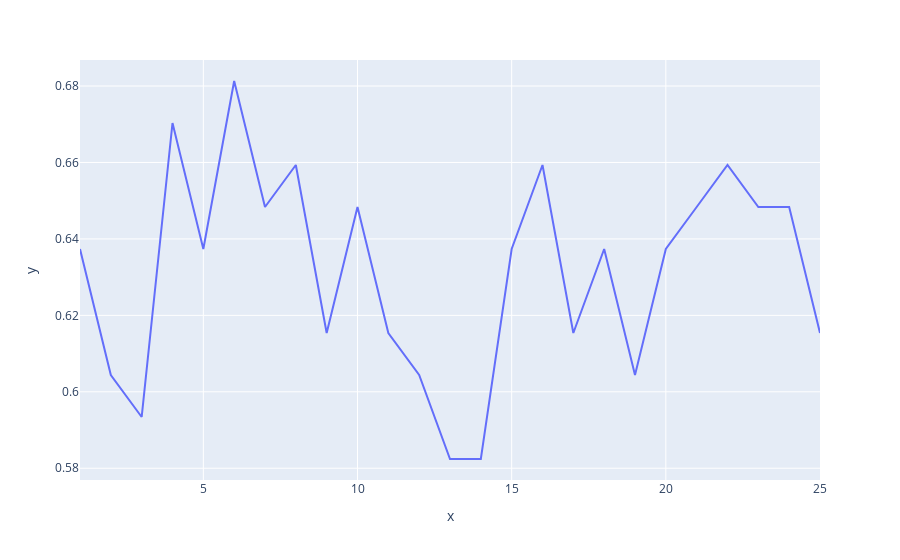

The cell this chart's notebook holds for it:
### Code cell
px.line(x=k_range,y=scores_list)

### Figure 1 — Plotly figure (JSON) as saved in the notebook; plotly's stock layout.template omitted (floating-point values rounded to 4 significant figures)
{"data": [{"hovertemplate": "x=%{x}<br>y=%{y}<extra></extra>", "legendgroup": "", "line": {"color": "#636efa", "dash": "solid"}, "mode": "lines", "name": "", "orientation": "v", "showlegend": false, "type": "scatter", "x": [1, 2, 3, 4, 5, 6, 7, 8, 9, 10, 11, 12, 13, 14, 15, 16, 17, 18, 19, 20, 21, 22, 23, 24, 25], "xaxis": "x", "y": [0.6374, 0.6044, 0.5934, 0.6703, 0.6374, 0.6813, 0.6484, 0.6593, 0.6154, 0.6484, 0.6154, 0.6044, 0.5824, 0.5824, 0.6374, 0.6593, 0.6154, 0.6374, 0.6044, 0.6374, 0.6484, 0.6593, 0.6484, 0.6484, 0.6154], "yaxis": "y"}], "layout": {"legend": {"tracegroupgap": 0}, "margin": {"t": 60}, "xaxis": {"anchor": "y", "domain": [0, 1], "title": {"text": "x"}}, "yaxis": {"anchor": "x", "domain": [0, 1], "title": {"text": "y"}}}}
